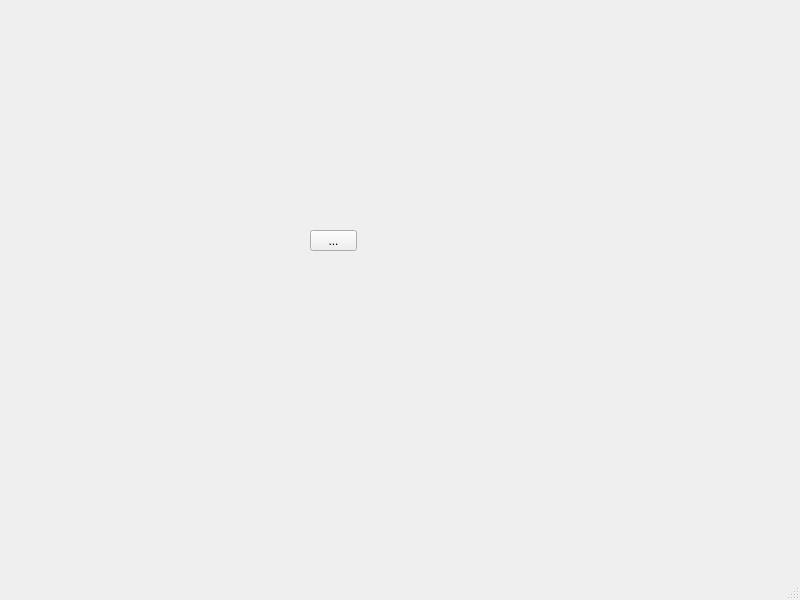
<?xml version="1.0" encoding="UTF-8"?>
<ui version="4.0">
 <class>MainWindow</class>
 <widget class="QMainWindow" name="MainWindow">
  <property name="geometry">
   <rect>
    <x>0</x>
    <y>0</y>
    <width>800</width>
    <height>600</height>
   </rect>
  </property>
  <property name="windowTitle">
   <string>MainWindow</string>
  </property>
  <widget class="QWidget" name="centralwidget">
   <widget class="QToolButton" name="toolButton">
    <property name="geometry">
     <rect>
      <x>310</x>
      <y>230</y>
      <width>47</width>
      <height>21</height>
     </rect>
    </property>
    <property name="text">
     <string>...</string>
    </property>
   </widget>
  </widget>
  <widget class="QMenuBar" name="menubar">
   <property name="geometry">
    <rect>
     <x>0</x>
     <y>0</y>
     <width>800</width>
     <height>26</height>
    </rect>
   </property>
  </widget>
  <widget class="QStatusBar" name="statusbar"/>
 </widget>
 <resources/>
 <connections/>
</ui>
